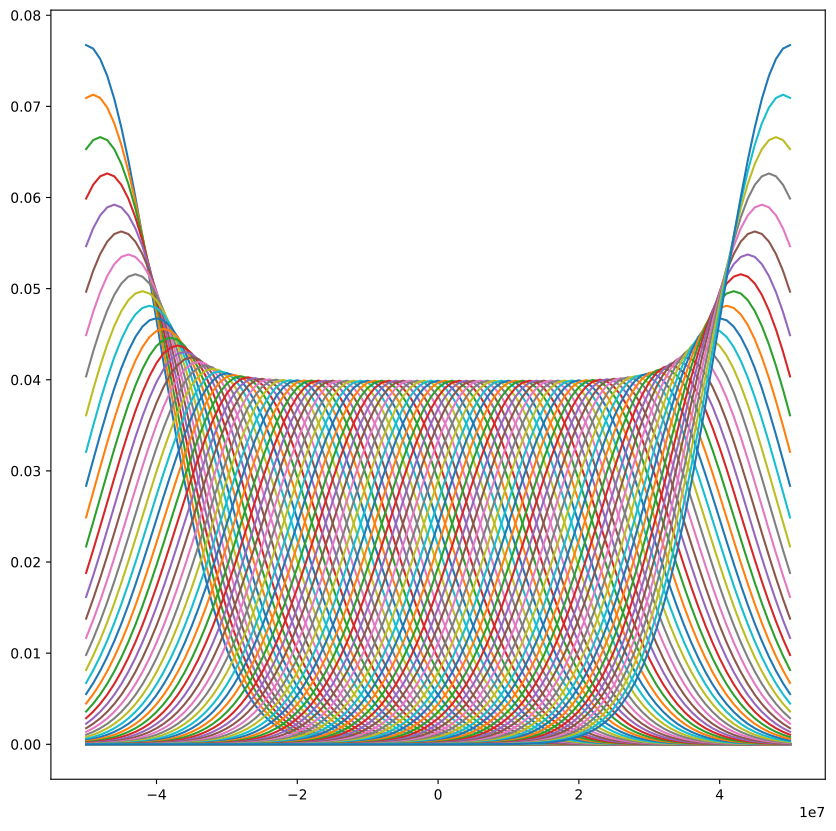

The Python source for this figure:
import pyarts3 as pyarts
import numpy as np

ws = pyarts.Workspace()
ws.measurement_sensorSimpleGaussian(std = 10e6, pos = [100e3, 0, 0], los = [180.0, 0.0],
                                    freq_grid = np.linspace(-50e6, 50e6, 101))
pyarts.plots.ArrayOfSensorObsel.plot(ws.measurement_sensor)
